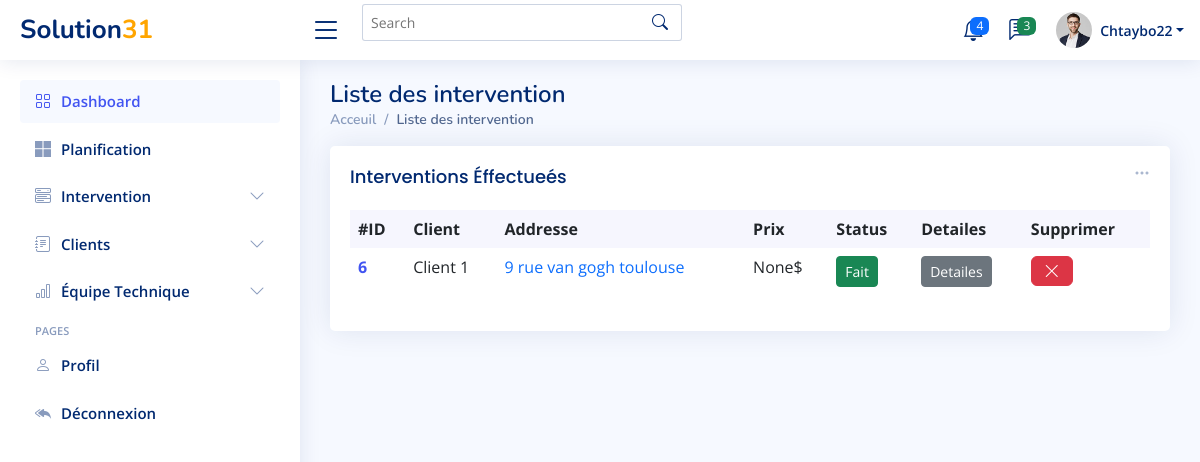
/interventions/list/effectuees (signed in), run on the app's committed database.
### Dashboard/models.py (models this page shows, shortened)
class Intervention(models.Model):
    Date_Ajouté = models.DateTimeField(auto_now_add=True)
    Nom_Client= models.CharField(max_length=100, blank=False , null=False)
    Numéro = models.CharField(max_length=100, blank=False , null=False)
    Ville = models.CharField(max_length=100, blank=False , null=False)
    Date=models.DateField(null=True,blank=True)
    Address = models.CharField(max_length=100, blank=False , null=False)
    Code_postal = models.IntegerField()
    Par= models.ForeignKey(UserProfile, on_delete=models.SET_NULL, null=True, blank=True, )
    Commentaire = models.CharField(max_length=500, blank=True, null=True)
    Prix = models.IntegerField(blank=True, null=True)
    Status = models.CharField(max_length=500,choices=CHOICES, default='en attendant', blank=True, null=True)
    valeur =models.IntegerField(default=1)

### Dashboard/views.py (the view)
# urls.py: path('interventions/list/effectuees',list_interventions_effectuees ,name='list_interventions_effectuees'),
def list_interventions_effectuees(request):
    interventions = Intervention.objects.all()
    context={'interventions':interventions}
    return render(request, 'Dashboard/list_intervetions_effectuees.html',context)

### Dashboard/templates/Dashboard/list_intervetions_effectuees.html (shortened to what this page needs)
{% extends 'Dashboard/main.html' %}
{% block content %}
  <main id="main" class="main">
    <div class="pagetitle">
      <h1>Liste des intervention</h1>
      <nav>
        <ol class="breadcrumb">
          <li class="breadcrumb-item"><a href="index.html">Acceuil</a></li>
          <li class="breadcrumb-item active">Liste des intervention</li>
        </ol>
      </nav>
    </div>
    <section class="section dashboard">
      <div class="row">
        <div class="col-lg-12">
          <div class="row">
            <div class="col-12">
              <div class="card recent-sales overflow-auto">
                <div class="filter">
                  <a class="icon" href="#" data-bs-toggle="dropdown"><i class="bi bi-three-dots"></i></a>
                </div>
                <div class="card-body">
                  <h5 class="card-title">Interventions Éffectueés </h5>
                  <table class="table table-borderless datatable">
                    <thead>
                      <tr>
                        <th scope="col">#ID</th>
                        <th scope="col">Client</th>
                        <th scope="col">Addresse</th>
                        <th scope="col">Prix</th>
                        <th scope="col">Status</th>
                        <th scope="col">Detailes</th>
                        <th scope="col">Supprimer</th>
                      </tr>
                    </thead>
                    <tbody>
                    {% for int in interventions%}
                    {% if int.Status == 'Fait' %}
                      <tr>
                        <th scope="row"><a href="#">{{int.id}}</a></th>
                        <td>{{int.Nom_Client}}</td>
                        <td><a href="#" class="text-primary">{{int.Address}}</a></td>
                        <td>{{int.Prix}}$</td>
                        <td><button type="button" class="btn btn-success btn-sm">{{int.Status}}</button></span></td>
                        <td>                <button type="button" class="btn btn-secondary btn-sm">Detailes</button></td>
                        <td>              <button type="button" class="btn btn-danger"><i class="bi bi-x-lg"></i></button></td>
                      </tr>
                    {% endif %}
                    {% endfor %}
                    </tbody>
                  </table>
                </div>
              </div>
            </div>
          </div>
        </div>
      </div>
    </section>
  </main>
{% endblock content %}

### Dashboard/templates/Dashboard/main.html (shortened to what this page needs)
{% load static %}
<html lang="en">
<head>
  <link href="{% static 'Dashboard/assets/css/main.css' %}" rel="stylesheet" />
  <link href="{% static 'Dashboard/assets/vendor/bootstrap/css/bootstrap.min.css' %}" rel="stylesheet">
  <link href="{% static 'Dashboard/assets/vendor/bootstrap-icons/bootstrap-icons.css' %}" rel="stylesheet">
  <link href="{% static 'Dashboard/assets/vendor/boxicons/css/boxicons.min.css' %}" rel="stylesheet">
  <link href="{% static 'Dashboard/assets/vendor/quill/quill.snow.css' %}" rel="stylesheet">
  <link href="{% static 'Dashboard/assets/vendor/quill/quill.bubble.css' %}" rel="stylesheet">
  <link href="{% static 'Dashboard/assets/vendor/remixicon/remixicon.css' %}" rel="stylesheet">
  <link href="{% static 'Dashboard/assets/vendor/simple-datatables/style.css' %}" rel="stylesheet">
  <link href="{% static 'Dashboard/assets/css/style.css' %}" rel="stylesheet">
</head>
<body>
  <header id="header" class="header fixed-top d-flex align-items-center">
    <div class="d-flex align-items-center justify-content-between">
      <a href="{% url 'index' %}" class="logo d-flex align-items-center">
        <span class="d-none d-lg-block">Solution</span>
                <span class="d-none d-lg-block" style="color:orange;">31</span>
      </a>
      <i class="bi bi-list toggle-sidebar-btn"></i>
    </div>
    <div class="search-bar">
      <form class="search-form d-flex align-items-center" method="POST" action="#">
        <input type="text" name="query" placeholder="Search" title="Enter search keyword">
        <button type="submit" title="Search"><i class="bi bi-search"></i></button>
      </form>
    </div>
    <nav class="header-nav ms-auto">
      <ul class="d-flex align-items-center">
        <li class="nav-item dropdown">
          <a class="nav-link nav-icon" href="#" data-bs-toggle="dropdown">
            <span class="badge bg-primary badge-number">4</span>
          </a>
        </li>
        <li class="nav-item dropdown">
          <a class="nav-link nav-icon" href="#" data-bs-toggle="dropdown">
            <span class="badge bg-success badge-number">3</span>
          </a>
        </li>
        <li class="nav-item dropdown pe-3">
          <a class="nav-link nav-profile d-flex align-items-center pe-0" href="#" data-bs-toggle="dropdown">
            <img src="{% static 'Dashboard/assets/img/profile-img.jpg' %}" alt="Profile" class="rounded-circle">
            <span class="d-none d-md-block dropdown-toggle ps-2">{{request.user}}</span>
          </a>
        </li>
      </ul>
    </nav>
  </header>
  <aside id="sidebar" class="sidebar">
    <ul class="sidebar-nav" id="sidebar-nav">
      <li class="nav-item">
        <a class="nav-link " href="{% url 'index'%}">
          <i class="bi bi-grid"></i>
          <span>Dashboard</span>
        </a>
      </li>
      <li class="nav-item">
        <a class="nav-link collapsed" href="{% url 'calendar'%}">
        <i class="bi bi-microsoft"></i>
          <span>Planification</span>
        </a>
      </li>
      <li class="nav-item">
        <a class="nav-link collapsed" data-bs-target="#components-nav" data-bs-toggle="collapse" href="#">
          <i class="bi bi-menu-button-wide"></i><span>Intervention</span><i class="bi bi-chevron-down ms-auto"></i>
        </a>
      </li>
      <li class="nav-item">
        <a class="nav-link collapsed" data-bs-target="#forms-nav" data-bs-toggle="collapse" href="#">
          <i class="bi bi-journal-text"></i><span>Clients</span><i class="bi bi-chevron-down ms-auto"></i>
        </a>
      </li>
      <li class="nav-item">
        <a class="nav-link collapsed" data-bs-target="#charts-nav" data-bs-toggle="collapse" href="#">
          <i class="bi bi-bar-chart"></i><span>Équipe Technique</span><i class="bi bi-chevron-down ms-auto"></i>
        </a>
      </li>
      <li class="nav-heading">Pages</li>
      <li class="nav-item">
        <a class="nav-link collapsed" href="{% url 'users_profile' %}">
          <i class="bi bi-person"></i>
          <span>Profil</span>
        </a>
      </li>
      <li class="nav-item">
        <a class="nav-link collapsed" href="{% url 'logout' %}">
          <i class="bi bi-reply-all-fill"></i>
          <span>Déconnexion</span>
        </a>
      </li>
    </ul>
  </aside>
  {% block content %}
  {% endblock content %}
</body>
</html>

### Dashboard/static/Dashboard/assets/css/main.css (style rules this page uses)
:root { --fc-daygrid-event-dot-width: 8px; }
:root { --fc-list-event-dot-width: 10px; --fc-list-event-hover-bg-color: #f5f5f5; }

### Dashboard/static/Dashboard/assets/css/style.css (style rules this page uses)
:root { scroll-behavior: smooth; }
body { font-family: "Open Sans", sans-serif; background: #f6f9ff; color: #444444; }
a { color: #4154f1; text-decoration: none; }
h1, h2, h3, h4, h5, h6 { font-family: "Nunito", sans-serif; }
#main { margin-top: 60px; padding: 20px 30px; transition: all 0.3s; }
.pagetitle { margin-bottom: 10px; }
.pagetitle h1 { font-size: 24px; margin-bottom: 0; font-weight: 600; color: #012970; }
.card { margin-bottom: 30px; border: none; border-radius: 5px; box-shadow: 0px 0 30px rgba(1, 41, 112, 0.1); }
.card-title { padding: 20px 0 15px 0; font-size: 18px; font-weight: 500; color: #012970; font-family: "Poppins", sans-serif; }
.card-body { padding: 0 20px 20px 20px; }
.breadcrumb { font-size: 14px; font-family: "Nunito", sans-serif; color: #899bbd; font-weight: 600; }
.breadcrumb a { color: #899bbd; transition: 0.3s; }
.breadcrumb .breadcrumb-item::before { color: #899bbd; }
.breadcrumb .active { color: #51678f; font-weight: 600; }
.logo { line-height: 1; }
@media (min-width: 1200px) { .logo { width: 280px; } }
.logo span { font-size: 26px; font-weight: 700; color: #012970; font-family: "Nunito", sans-serif; }
.header { transition: all 0.5s; z-index: 997; height: 60px; box-shadow: 0px 2px 20px rgba(1, 41, 112, 0.1); background-color: #fff; padding-left: 20px; }
.header .toggle-sidebar-btn { font-size: 32px; padding-left: 10px; cursor: pointer; color: #012970; }
.header .search-bar { min-width: 360px; padding: 0 20px; }
.header .search-form { width: 100%; }
.header .search-form input { border: 0; font-size: 14px; color: #012970; border: 1px solid rgba(1, 41, 112, 0.2); padding: 7px 38px 7px 8px; border-radius: 3px; transition: 0.3s; width: 100%; }
.header .search-form button { border: 0; padding: 0; margin-left: -30px; background: none; }
.header .search-form button i { color: #012970; }
.header-nav ul { list-style: none; }
.header-nav>ul { margin: 0; padding: 0; }
.header-nav .nav-icon { font-size: 22px; color: #012970; margin-right: 25px; position: relative; }
.header-nav .nav-profile { color: #012970; }
.header-nav .nav-profile img { max-height: 36px; }
.header-nav .nav-profile span { font-size: 14px; font-weight: 600; }
.header-nav .badge-number { position: absolute; inset: -2px -5px auto auto; font-weight: normal; font-size: 12px; padding: 3px 6px; }
.sidebar { position: fixed; top: 60px; left: 0; bottom: 0; width: 300px; z-index: 996; transition: all 0.3s; padding: 20px; overflow-y: auto; scrollbar-width: thin; scrollbar-color: #aab7cf transparent; box-shadow: 0px 0px 20px rgba(1, 41, 112, 0.1); background-color: #fff; }
@media (min-width: 1200px) { #main, #footer { margin-left: 300px; } }
.sidebar-nav { padding: 0; margin: 0; list-style: none; }
.sidebar-nav li { padding: 0; margin: 0; list-style: none; }
.sidebar-nav .nav-item { margin-bottom: 5px; }
.sidebar-nav .nav-heading { font-size: 11px; text-transform: uppercase; color: #899bbd; font-weight: 600; margin: 10px 0 5px 15px; }
.sidebar-nav .nav-link { display: flex; align-items: center; font-size: 15px; font-weight: 600; color: #4154f1; transition: 0.3; background: #f6f9ff; padding: 10px 15px; border-radius: 4px; }
.sidebar-nav .nav-link i { font-size: 16px; margin-right: 10px; color: #4154f1; }
.sidebar-nav .nav-link.collapsed { color: #012970; background: #fff; }
.sidebar-nav .nav-link.collapsed i { color: #899bbd; }
.sidebar-nav .nav-link .bi-chevron-down { margin-right: 0; transition: transform 0.2s ease-in-out; }
.dashboard .filter { position: absolute; right: 0px; top: 15px; }
.dashboard .filter .icon { color: #aab7cf; padding-right: 20px; padding-bottom: 5px; transition: 0.3s; font-size: 16px; }
.dashboard .recent-sales { font-size: 14px; }
.dashboard .recent-sales .table thead { background: #f6f6fe; }
.dashboard .recent-sales .table thead th { border: 0; }

### data on the page
Intervention: id "6", Nom_Client "Client 1", Address "9 rue van gogh toulouse", Prix "None", Status "Fait"

### other printed values
{{ request.user }} "Chtaybo22"
